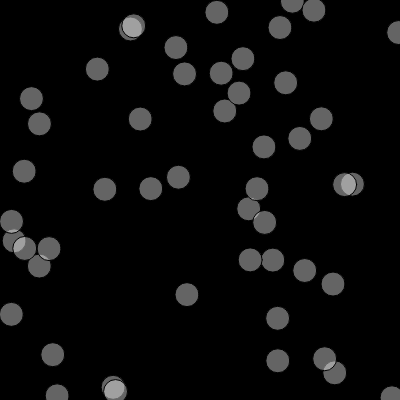
Frame 1 (no input)
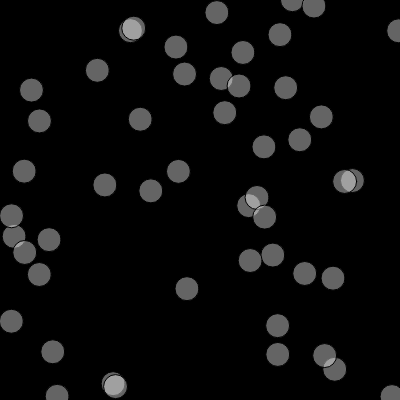
Frame 60 (no input)
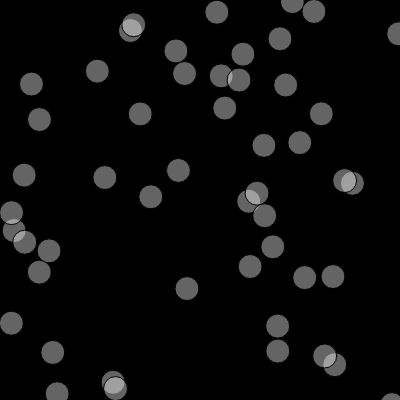
Frame 120 (the mouse pressed at the canvas centre since frame 60)

The p5.js sketch that drew these frames (run headless with seeded random() and noise() and a simulated clock; from frame 60 on, the mouse is pressed at the canvas centre):

// p5.js sketch
// ── sketch.js
// An empty array
var particleList = [];

function setup() {
  createCanvas(400, 400);

  // Make 50 (try changing this number!) objects
  for (var i = 0; i < 50; i++) {
    // Make a single object
    var particle = {
      // random position
      x: random(width),
      y: random(height),
      radius: 12,
      // draw it
      display: function() {
        fill(255, 100);
        ellipse(this.x, this.y, this.radius * 2, this.radius * 2);
      },
      // Move it randomly
      move: function() {
        this.y = this.y + random(-1, 1);
      }
    };
    // Put the object in the array (0-49)
    particleList.push( particle );
  }
}

function draw() {
  background(0);
  // Display and move all the objects
  for (var i = 0; i < particleList.length; i++) {
    particleList[i].display();
    particleList[i].move();
  }
}
